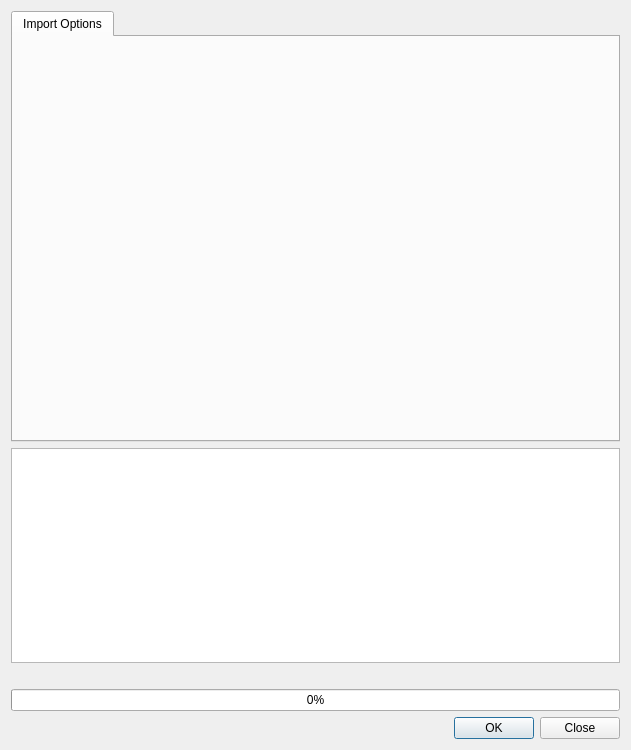
<?xml version="1.0" encoding="UTF-8"?>
<ui version="4.0">
 <class>QmlDesigner::ItemLibraryAssetImportDialog</class>
 <widget class="QDialog" name="QmlDesigner::ItemLibraryAssetImportDialog">
  <property name="geometry">
   <rect>
    <x>0</x>
    <y>0</y>
    <width>631</width>
    <height>750</height>
   </rect>
  </property>
  <property name="windowTitle">
   <string>Asset Import</string>
  </property>
  <layout class="QVBoxLayout" name="verticalLayout">
   <item>
    <widget class="QTabWidget" name="tabWidget">
     <property name="sizePolicy">
      <sizepolicy hsizetype="Expanding" vsizetype="Expanding">
       <horstretch>0</horstretch>
       <verstretch>2</verstretch>
      </sizepolicy>
     </property>
     <property name="currentIndex">
      <number>0</number>
     </property>
     <property name="tabBarAutoHide">
      <bool>false</bool>
     </property>
     <widget class="QWidget" name="modelOptionsTab">
      <attribute name="title">
       <string>Import Options</string>
      </attribute>
     </widget>
    </widget>
   </item>
   <item>
    <widget class="QPlainTextEdit" name="plainTextEdit">
     <property name="sizePolicy">
      <sizepolicy hsizetype="Expanding" vsizetype="Expanding">
       <horstretch>0</horstretch>
       <verstretch>1</verstretch>
      </sizepolicy>
     </property>
     <property name="readOnly">
      <bool>true</bool>
     </property>
    </widget>
   </item>
   <item>
    <widget class="QLabel" name="progressLabel">
     <property name="text">
      <string/>
     </property>
    </widget>
   </item>
   <item>
    <widget class="QProgressBar" name="progressBar">
     <property name="value">
      <number>0</number>
     </property>
    </widget>
   </item>
   <item>
    <widget class="QDialogButtonBox" name="buttonBox">
     <property name="standardButtons">
      <set>QDialogButtonBox::Close|QDialogButtonBox::Ok</set>
     </property>
    </widget>
   </item>
  </layout>
 </widget>
 <resources/>
 <connections/>
</ui>
